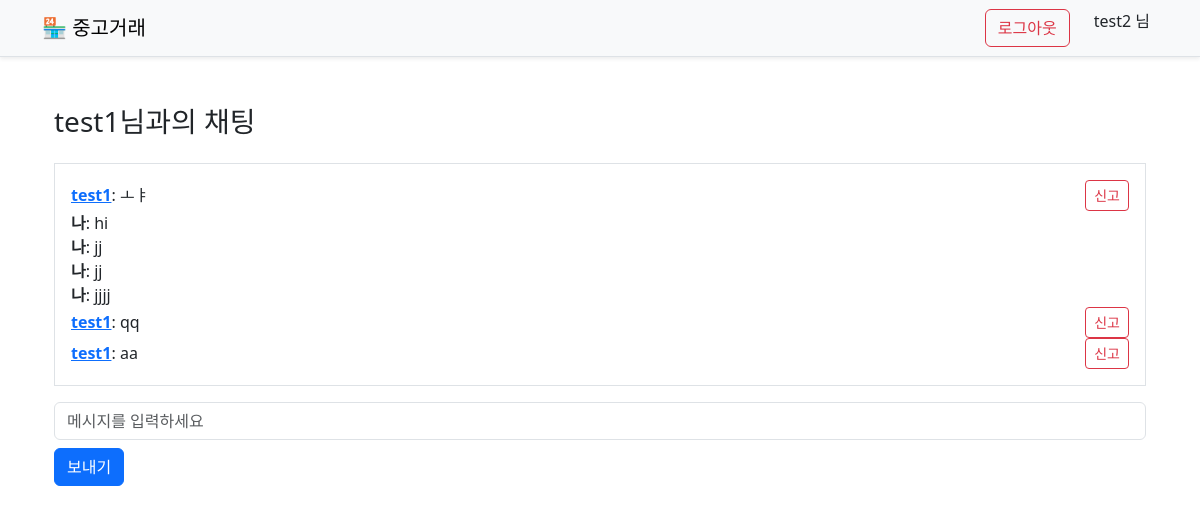
Page /chat/user/2/ (signed in) on the earlier database version.
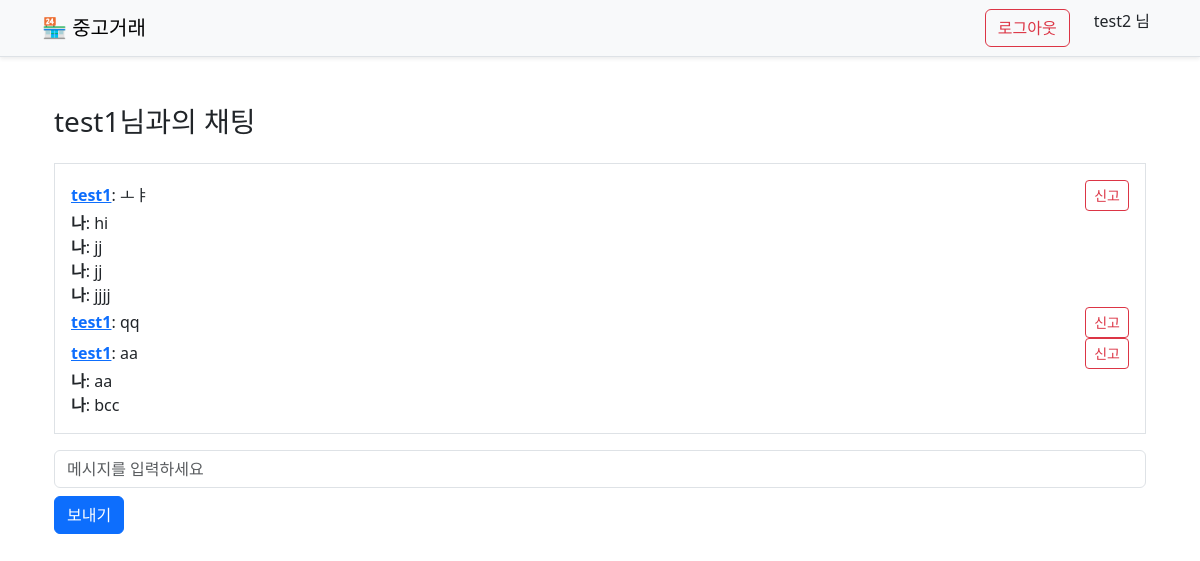
Same page on the later database version.
### chat/models.py (models this page shows)
class Chat(models.Model):
    sender = models.ForeignKey(CustomUser, related_name='sent_messages', on_delete=models.CASCADE)
    receiver = models.ForeignKey(CustomUser, related_name='received_messages', on_delete=models.CASCADE, null=True, blank=True)
    message = models.TextField()
    created_at = models.DateTimeField(auto_now_add=True)
    class Meta:
        ordering = ['created_at']

### accounts/models.py (models this page shows)
class CustomUser(AbstractUser):
    bio = models.TextField(blank=True)
    account_number = models.CharField(max_length=30, blank=True)
    is_admin = models.BooleanField(default=False)
    is_active = models.BooleanField(default=True)

### chat/views.py (the view, shortened to what this page needs)
# urls.py: path('user/<int:user_id>/', views.private_chat_view, name='private_chat'),  # /chat/user/3/
@login_required
def private_chat_view(request, user_id):
    target_user = get_object_or_404(CustomUser, id=user_id)
    if request.user == target_user:
        return redirect('/')  # 자기 자신과 채팅 방지
    chats = Chat.objects.filter(
        (models.Q(sender=request.user, receiver=target_user) |
         models.Q(sender=target_user, receiver=request.user))
    ).order_by('created_at')  # 시간순 정렬
    context = {
        'target_user': target_user,
        'chats': chats,
        'user': request.user  # 현재 사용자 정보도 전달
    }
    return render(request, 'chat/private_chat.html', context)

### templates/chat/private_chat.html (shortened to what this page needs)
{% extends 'base.html' %}
{% block content %}
<div class="container mt-5">
  <div class="d-flex justify-content-between align-items-center mb-3">
    <h3>{{ target_user.username }}님과의 채팅</h3>
  </div>
  <div id="chat-log" class="border p-3 mb-3" style="max-height: 300px; overflow-y: auto;">
    {% for chat in chats %}
      <div class="d-flex justify-content-between align-items-center">
        <div>
          {% if chat.sender == user %}
            <strong>나</strong>: {{ chat.message }}
          {% else %}
            <strong><a href="{% url 'accounts:user_profile' user_id=chat.sender.id %}">{{ chat.sender.username }}</a></strong>: {{ chat.message }}
          {% endif %}
        </div>
        {% if chat.sender != user %}
          <button class="btn btn-sm btn-outline-danger report-btn" data-message-id="{{ chat.id }}" data-bs-toggle="modal" data-bs-target="#reportModal">
            신고
          </button>
        {% endif %}
      </div>
    {% endfor %}
  </div>
  <input id="chat-message-input" type="text" class="form-control mb-2" placeholder="메시지를 입력하세요">
  <button id="chat-message-submit" class="btn btn-primary">보내기</button>
</div>
{% endblock %}

Differences in the rows shown:
added Chat: message "aa"
added Chat: message "bcc"
